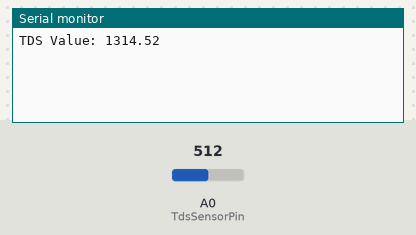
Recording of a sketch running on a simulated Arduino Uno, built with avr-gcc and run on an emulated ATmega328P. Parts: the last lines printed to the serial monitor. Inputs (shaded band) come from the test bench; at power-on: A0 (TdsSensorPin) = 512.

Above: at 1.2 s.
1.3 s: A0 (TdsSensorPin) set to 716
At 2.6 s:
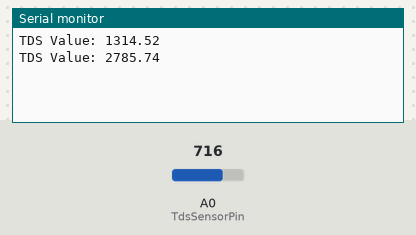
2.8 s: A0 (TdsSensorPin) set to 900
At 3.3 s:
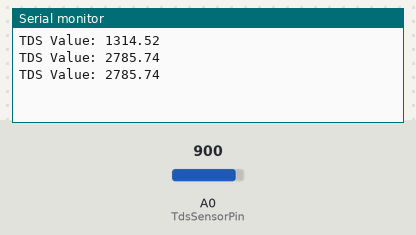
Timing chart, 0 to 5.8 s (numbered marks = the images above; inputs shaded):
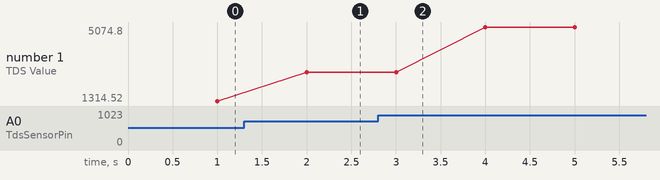

Measured:
- after the input at 1.3 s, the serial monitor: prints a new line after 0.70 s (image 1)
- plotted number 1: 1314.52 → 2785.74 after the input at 1.3 s, 2785.74 → 5074.8 after the input at 2.8 s

The sketch:

arduino_code.ino
```cpp
#define TdsSensorPin A0
#define VREF 5.0
#define SCOUNT 30

int analogBuffer[SCOUNT];
int analogBufferTemp[SCOUNT];
int analogBufferIndex = 0;
int copyIndex = 0;

float averageVoltage = 0;
float tdsValue = 0;
float temperature = 25;

unsigned long analogSampleTimepoint = 0;
unsigned long displayUpdateTimepoint = 0;
const unsigned long displayUpdateInterval = 1000; // Update the display every 1 second

void setup() {
  Serial.begin(9600);
  pinMode(TdsSensorPin, INPUT);
}

void loop() {
  unsigned long currentMillis = millis();

  // Update TDS value if enough time has passed
  if (currentMillis - analogSampleTimepoint > 40U) {
    analogSampleTimepoint = currentMillis;
    analogBuffer[analogBufferIndex] = analogRead(TdsSensorPin);
    analogBufferIndex = (analogBufferIndex + 1) % SCOUNT;
  }

  // Calculate TDS value only when it's time to update the serial monitor
  if (currentMillis - displayUpdateTimepoint >= displayUpdateInterval) {
    displayUpdateTimepoint = currentMillis;

    for (copyIndex = 0; copyIndex < SCOUNT; copyIndex++) {
      analogBufferTemp[copyIndex] = analogBuffer[copyIndex];
    }

    averageVoltage = getMedianNum(analogBufferTemp, SCOUNT) * (float)VREF / 1024.0;
    float compensationCoefficient = 1.0 + 0.02 * (temperature - 25.0);
    float compensationVoltage = averageVoltage / compensationCoefficient;
    float newTdsValue = (133.42 * compensationVoltage * compensationVoltage * compensationVoltage - 255.86 * compensationVoltage * compensationVoltage + 857.39 * compensationVoltage) * 0.5;

    // Display TDS value in the serial monitor
    Serial.print("TDS Value: ");
    Serial.println(newTdsValue);
  }
}

int getMedianNum(int bArray[], int iFilterLen) {
  int bTab[iFilterLen];
  for (int i = 0; i < iFilterLen; i++) {
    bTab[i] = bArray[i];
  }

  int i, j, bTemp;
  for (j = 0; j < iFilterLen - 1; j++) {
    for (i = 0; i < iFilterLen - j - 1; i++) {
      if (bTab[i] > bTab[i + 1]) {
        bTemp = bTab[i];
        bTab[i] = bTab[i + 1];
        bTab[i + 1] = bTemp;
      }
    }
  }

  if (iFilterLen & 1) {
    bTemp = bTab[iFilterLen / 2];
  } else {
    bTemp = (bTab[iFilterLen / 2] + bTab[iFilterLen / 2 - 1]) / 2;
  }
  return bTemp;
}
```
